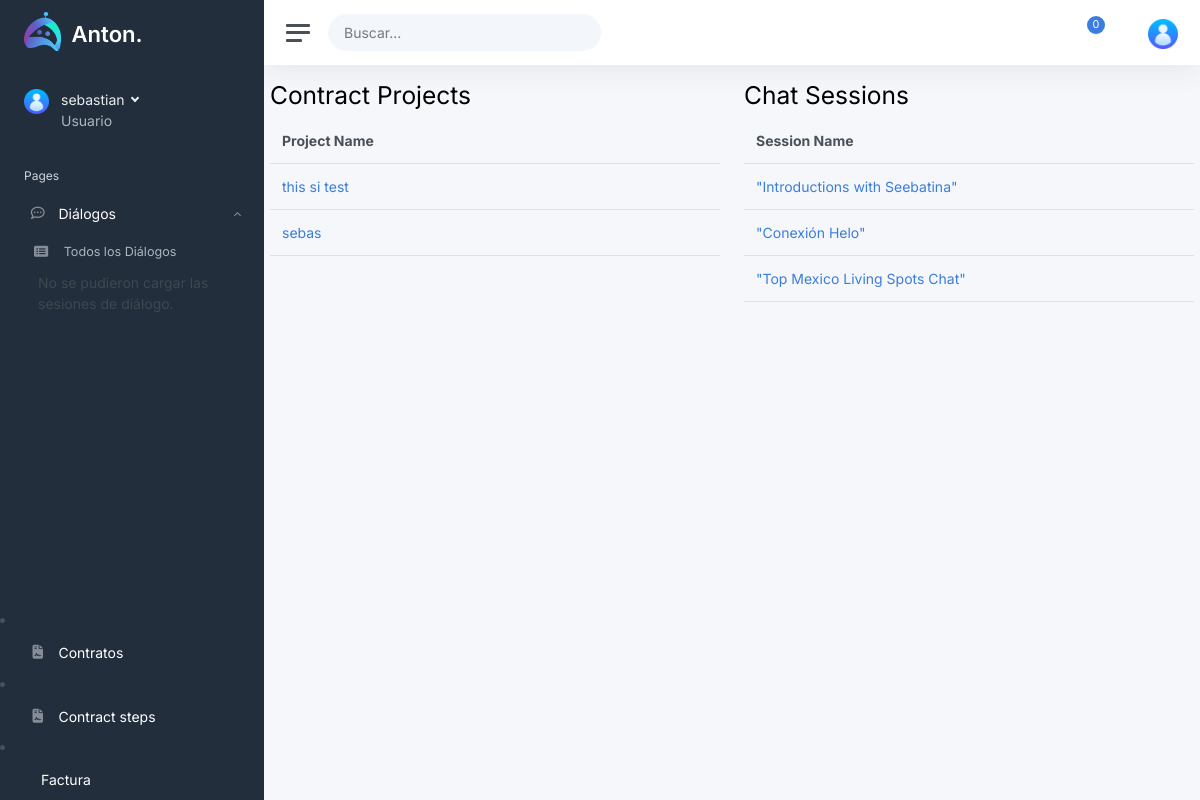
The page /search/ (signed in) on the database as committed earlier.
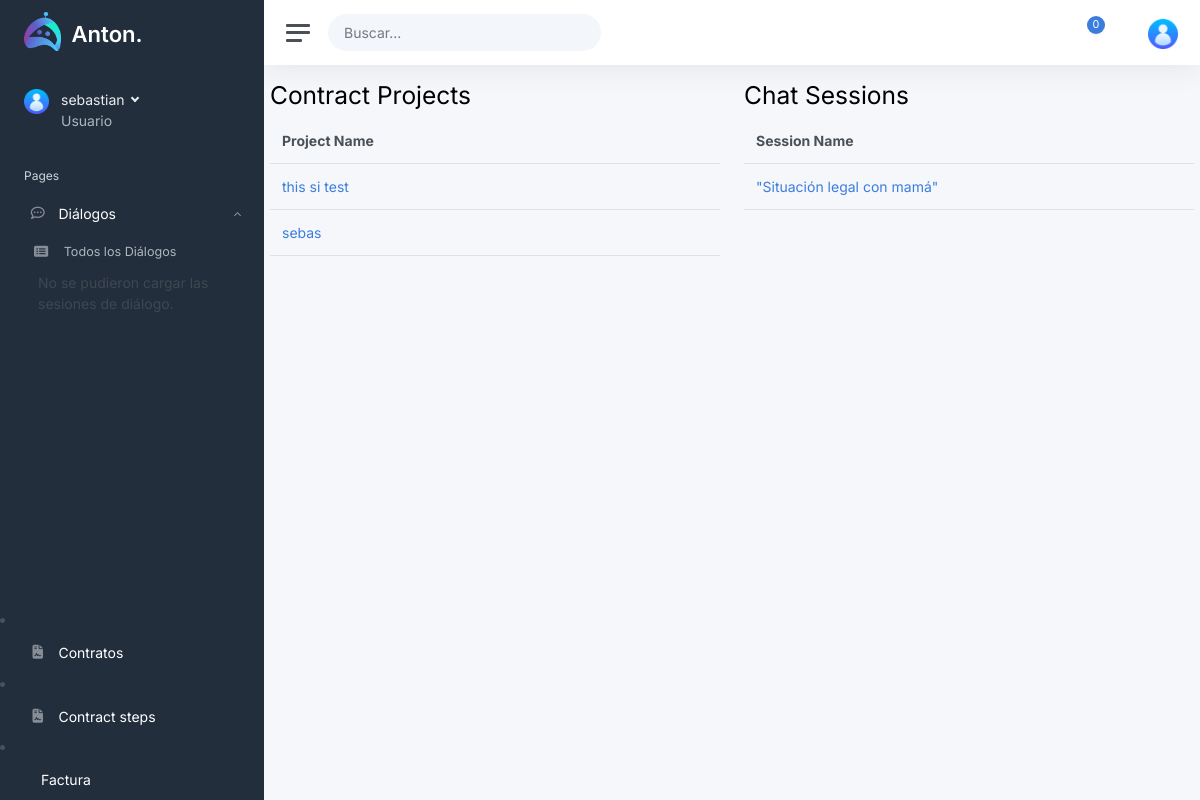
The same page on the database as committed later.
### api/models.py (models this page shows, shortened)
class ContractProject(models.Model):
    name = models.CharField(max_length=100, null=True)
    description = HTMLField(blank=True, null=True)
    owner = models.ForeignKey(User, on_delete=models.CASCADE, related_name='contract_project', null=True)
    created_at = models.DateTimeField(auto_now_add=True, null=True)
    updated_at = models.DateTimeField(auto_now=True)
    class Meta:
        verbose_name_plural = 'Contract Projects'
        ordering = ('-created_at',)

class ChatSession(models.Model):
    name = models.CharField(max_length=1000)
    created_at = models.DateTimeField(auto_now_add=True)
    updated_at = models.DateTimeField(auto_now=True)
    owner = models.ForeignKey(User, on_delete=models.CASCADE)

### frontend/views.py (the view)
# urls.py: path('search/', views.search_api, name='api_search'),
@login_required(login_url='/login/')
def search(request):
    query = request.GET.get('searched', '')
    user = request.user
    contract_projects_list = ContractProject.objects.filter(owner=user, name__icontains=query)
    paginator_cp = Paginator(contract_projects_list, 5)  # Adjust the number per page as needed
    page_number_cp = request.GET.get('page_cp', 1)
    contract_projects = paginator_cp.get_page(page_number_cp)
    chat_sessions_list = ChatSession.objects.filter(owner=user, name__icontains=query)
    paginator_cs = Paginator(chat_sessions_list, 5)  # Adjust the number per page as needed
    page_number_cs = request.GET.get('page_cs', 1)
    chat_sessions = paginator_cs.get_page(page_number_cs)
    context = {
        'contract_projects': contract_projects,
        'chat_sessions': chat_sessions,
        'query': query,
    }
    return render(request, 'search/search_chatandcontract.html', context)

### templates/search/search_chatandcontract.html (shortened to what this page needs)
{% extends '../base.html' %}
{% load static %}
{% block content %}
<div class="container mt-3">
    <div class="row">
        <div class="col-md-6">
            <h2>Contract Projects</h2>
            <table class="table">
                <thead>
                    <tr>
                        <th>Project Name</th>
                    </tr>
                </thead>
                <tbody>
                    {% for project in contract_projects %}
                    <tr>
                        <td><a href="{% url 'contract' project.id %}">{{ project.name }}</a></td>
                    </tr>
                    {% endfor %}
                </tbody>
            </table>
        </div>
        <div class="col-md-6">
            <h2>Chat Sessions</h2>
            <table class="table">
                <thead>
                    <tr>
                        <th>Session Name</th>
                    </tr>
                </thead>
                <tbody>
                    {% for session in chat_sessions %}
                    <tr>
                        <td><a href="{% url 'chat' session.id %}">{{ session.name }}</a></td>
                    </tr>
                    {% endfor %}
                </tbody>
            </table>
        </div>
    </div>
</div>
{% endblock %}

### templates/base.html (shortened to what this page needs)
{% load static %}
<!DOCTYPE html>
<html lang="en">
<head>
	<link class="js-stylesheet" href="{% static 'css/light.css' %}?v=1" rel="stylesheet">
</head>
<body data-theme="default" data-layout="fluid" data-sidebar-position="left" data-sidebar-layout="default">
	<div class="wrapper" >
		<nav id="sidebar" class="sidebar js-sidebar">
			<div class="sidebar-content js-simplebar">
				<a class="sidebar-brand" href="/">
					<span style="color: white;" class="sidebar-brand-text align-middle">
						<sup style="margin-right: 7px;">
							<img style="width: 37px; height: auto;" src="{% static 'img/icons/Anton Logo 1.png' %}" alt="">
						</sup>
						<span style="font-size: larger;">Anton.</span>
					</span>
				</a>
				<div class="sidebar-user">
					<div class="d-flex justify-content-center">
						<div class="flex-shrink-0">
							<img style="width: 25px; height: auto;" src="{% static 'img/icons/user (1).png' %}" class="avatar img-fluid rounded me-1" alt="Charles Hall" />
						</div>
						<div class="flex-grow-1 ps-2">
							<a class="sidebar-user-title dropdown-toggle" href="#" data-bs-toggle="dropdown">
								{% if user.is_authenticated %}
									{{ user.username }}
								{% endif %}
							</a>
							<div class="sidebar-user-subtitle">Usuario</div>
						</div>
					</div>
				</div>
				<ul class="sidebar-nav">
					<li class="sidebar-header">
						Pages
					</li>
					<li class="sidebar-item">
						<a data-bs-toggle="collapse" href="#dashboards" class="sidebar-link" aria-expanded="true" aria-controls="dashboards">
							<i class="align-middle me-2 far fa-fw fa-comment-dots"></i> <span class="align-middle">Diálogos</span>
						</a>
						<ul id="dashboards" class="sidebar-dropdown list-unstyled collapse show" data-bs-parent="#sidebar">
							<li>
								<a class="sidebar-link" href="{% url 'chats' %}">
									<i class="fas fa-list-alt"></i> Todos los Diálogos
								</a>
							</li>
							<li id="list-wrapper-chats" style="padding-left: 38px;"></li>
						</ul>
					</li>
				</ul>
					<li class="sidebar-item {% if request.resolver_match.url_name == 'contracts' %}active{% endif %}"">
						<a class="sidebar-link " href="{% url 'contracts' %}">
							<i class="align-middle me-2 fas fa-fw fa-file-contract"></i> <span class="align-middle">Contratos</span>
						</a>
					</li>
					<li class="sidebar-item {% if request.resolver_match.url_name == 'contract_stepbystep' %}active{% endif %}"">
						<a class="sidebar-link " href="{% url 'contract_stepbystep' %}">
							<i class="align-middle me-2 fas fa-fw fa-file-contract"></i> <span class="align-middle">Contract steps</span>
						</a>
					</li>
					<li class="sidebar-item {% if request.resolver_match.url_name == 'invoice' %}active{% endif %}"">
						<a class="sidebar-link" href="{% url 'invoice' %}">
							 <span class="align-middle">Factura</span>
						</a>
					</li>
			</div>
		</nav>
		<div class="main">
			<nav class="navbar navbar-expand navbar-light navbar-bg">
				<a class="sidebar-toggle js-sidebar-toggle">
					<i class="hamburger align-self-center"></i>
				</a>
				<form class="d-none d-sm-inline-block position-relative" action="{% url 'search' %}" method="get">
					<div class="input-group input-group-navbar">
						<input name="searched" type="text" class="form-control" placeholder="Buscar..." aria-label="Search" id="searchQuery" value="{% if searched %}{{ searched }}{% endif %}" oninput="fetchSearchResults()">
						<button class="btn" type="submit">
						</button>
					</div>
				</form>
				<div class="navbar-collapse collapse">
					<ul class="navbar-nav navbar-align">
						<li class="nav-item dropdown">
							<a class="nav-icon dropdown-toggle" href="#" id="alertsDropdown" data-bs-toggle="dropdown">
								<div class="position-relative">
									<span class="indicator">0</span>
								</div>
							</a>
						</li>
						<li class="nav-item">
							<a class="nav-icon js-fullscreen d-none d-lg-block" href="#">
							</a>
						</li>
						<li class="nav-item dropdown">
							<a class="nav-icon pe-md-0 dropdown-toggle" href="#" data-bs-toggle="dropdown">
								<img style="width: 30px; height: auto;" src="{% static 'img/icons/user (1).png' %}" class="avatar img-fluid rounded" alt="Charles Hall" />
							</a>
						</li>
					</ul>
				</div>
			</nav>
			<main class="content-me">
				{% block content %}
                {% endblock %}
			</main>
		</div>
	</div>
</body>
</html>

### templates/base.html (style rules this page uses)
body { opacity: 0; }
.align-middle { color: white; }
.content-me { width: 100%; margin: 0 auto; }

Rows that differ between the two databases and show on the page:
removed ChatSession: name "\"Introductions with Seebatina\""
removed ChatSession: name "\"Conexión Helo\""
removed ChatSession: name "\"Top Mexico Living Spots Chat\""
added ChatSession: name "\"Situación legal con mamá\""
